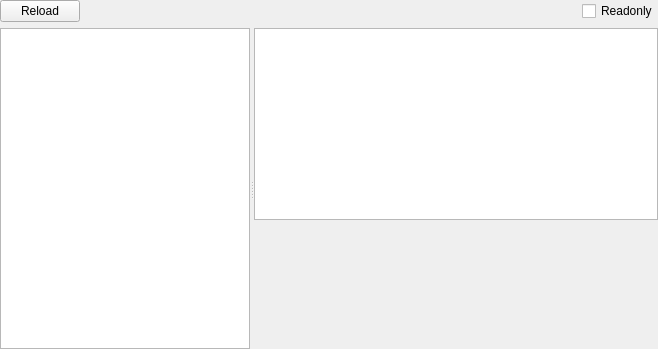
<?xml version="1.0" encoding="UTF-8"?>
<ui version="4.0">
 <class>PEWidget</class>
 <widget class="QWidget" name="PEWidget">
  <property name="windowModality">
   <enum>Qt::ApplicationModal</enum>
  </property>
  <property name="geometry">
   <rect>
    <x>0</x>
    <y>0</y>
    <width>658</width>
    <height>349</height>
   </rect>
  </property>
  <property name="windowTitle">
   <string>PE</string>
  </property>
  <layout class="QVBoxLayout" name="verticalLayout">
   <property name="leftMargin">
    <number>0</number>
   </property>
   <property name="topMargin">
    <number>0</number>
   </property>
   <property name="rightMargin">
    <number>0</number>
   </property>
   <property name="bottomMargin">
    <number>0</number>
   </property>
   <item>
    <layout class="QHBoxLayout" name="horizontalLayout">
     <property name="sizeConstraint">
      <enum>QLayout::SetDefaultConstraint</enum>
     </property>
     <item>
      <widget class="QPushButton" name="pushButtonReload">
       <property name="text">
        <string>Reload</string>
       </property>
      </widget>
     </item>
     <item>
      <spacer name="horizontalSpacer">
       <property name="orientation">
        <enum>Qt::Horizontal</enum>
       </property>
       <property name="sizeHint" stdset="0">
        <size>
         <width>40</width>
         <height>20</height>
        </size>
       </property>
      </spacer>
     </item>
     <item>
      <widget class="QCheckBox" name="checkBoxReadonly">
       <property name="text">
        <string>Readonly</string>
       </property>
      </widget>
     </item>
    </layout>
   </item>
   <item>
    <widget class="QSplitter" name="splitter">
     <property name="orientation">
      <enum>Qt::Horizontal</enum>
     </property>
     <widget class="QTreeWidget" name="treeWidgetNavi">
      <property name="sizePolicy">
       <sizepolicy hsizetype="Fixed" vsizetype="Expanding">
        <horstretch>0</horstretch>
        <verstretch>0</verstretch>
       </sizepolicy>
      </property>
      <property name="maximumSize">
       <size>
        <width>250</width>
        <height>16777215</height>
       </size>
      </property>
      <attribute name="headerVisible">
       <bool>false</bool>
      </attribute>
      <column>
       <property name="text">
        <string notr="true">1</string>
       </property>
      </column>
     </widget>
     <widget class="QStackedWidget" name="stackedWidgetInfo">
      <property name="currentIndex">
       <number>9</number>
      </property>
      <widget class="QWidget" name="page_HEX">
       <layout class="QVBoxLayout" name="verticalLayout_13">
        <property name="spacing">
         <number>0</number>
        </property>
        <property name="leftMargin">
         <number>0</number>
        </property>
        <property name="topMargin">
         <number>0</number>
        </property>
        <property name="rightMargin">
         <number>0</number>
        </property>
        <property name="bottomMargin">
         <number>0</number>
        </property>
        <item>
         <widget class="QHexViewWidget" name="widgetHex" native="true"/>
        </item>
       </layout>
      </widget>
      <widget class="QWidget" name="page_Strings">
       <layout class="QVBoxLayout" name="verticalLayout_22">
        <property name="leftMargin">
         <number>0</number>
        </property>
        <property name="topMargin">
         <number>0</number>
        </property>
        <property name="rightMargin">
         <number>0</number>
        </property>
        <property name="bottomMargin">
         <number>0</number>
        </property>
        <item>
         <widget class="SearchStringsWidget" name="widgetStrings" native="true"/>
        </item>
       </layout>
      </widget>
      <widget class="QWidget" name="page_MemoryMap">
       <layout class="QVBoxLayout" name="verticalLayout_23">
        <property name="leftMargin">
         <number>0</number>
        </property>
        <property name="topMargin">
         <number>0</number>
        </property>
        <property name="rightMargin">
         <number>0</number>
        </property>
        <property name="bottomMargin">
         <number>0</number>
        </property>
        <item>
         <widget class="XMemoryMapWidget" name="widgetMemoryMap" native="true"/>
        </item>
       </layout>
      </widget>
      <widget class="QWidget" name="page_Entropy">
       <layout class="QVBoxLayout" name="verticalLayout_24">
        <property name="leftMargin">
         <number>0</number>
        </property>
        <property name="topMargin">
         <number>0</number>
        </property>
        <property name="rightMargin">
         <number>0</number>
        </property>
        <property name="bottomMargin">
         <number>0</number>
        </property>
        <item>
         <widget class="XEntropyWidget" name="widgetEntropy" native="true"/>
        </item>
       </layout>
      </widget>
      <widget class="QWidget" name="page_IMAGE_DOS_HEADER">
       <layout class="QVBoxLayout" name="verticalLayout_3">
        <property name="leftMargin">
         <number>0</number>
        </property>
        <property name="topMargin">
         <number>0</number>
        </property>
        <property name="rightMargin">
         <number>0</number>
        </property>
        <property name="bottomMargin">
         <number>0</number>
        </property>
        <item>
         <widget class="QTableWidget" name="tableWidget_IMAGE_DOS_HEADER">
          <property name="editTriggers">
           <set>QAbstractItemView::NoEditTriggers</set>
          </property>
          <property name="selectionMode">
           <enum>QAbstractItemView::SingleSelection</enum>
          </property>
          <property name="selectionBehavior">
           <enum>QAbstractItemView::SelectRows</enum>
          </property>
          <attribute name="horizontalHeaderVisible">
           <bool>false</bool>
          </attribute>
          <attribute name="verticalHeaderVisible">
           <bool>false</bool>
          </attribute>
          <attribute name="verticalHeaderDefaultSectionSize">
           <number>21</number>
          </attribute>
         </widget>
        </item>
        <item>
         <widget class="ToolsWidget" name="widgetHex_IMAGE_DOS_HEADER" native="true">
          <property name="maximumSize">
           <size>
            <width>16777215</width>
            <height>200</height>
           </size>
          </property>
         </widget>
        </item>
       </layout>
      </widget>
      <widget class="QWidget" name="page_IMAGE_NT_HEADERS">
       <layout class="QVBoxLayout" name="verticalLayout_4">
        <property name="leftMargin">
         <number>0</number>
        </property>
        <property name="topMargin">
         <number>0</number>
        </property>
        <property name="rightMargin">
         <number>0</number>
        </property>
        <property name="bottomMargin">
         <number>0</number>
        </property>
        <item>
         <widget class="QTableWidget" name="tableWidget_IMAGE_NT_HEADERS">
          <property name="editTriggers">
           <set>QAbstractItemView::NoEditTriggers</set>
          </property>
          <property name="selectionMode">
           <enum>QAbstractItemView::SingleSelection</enum>
          </property>
          <property name="selectionBehavior">
           <enum>QAbstractItemView::SelectRows</enum>
          </property>
          <attribute name="horizontalHeaderVisible">
           <bool>false</bool>
          </attribute>
          <attribute name="verticalHeaderVisible">
           <bool>false</bool>
          </attribute>
          <attribute name="verticalHeaderDefaultSectionSize">
           <number>21</number>
          </attribute>
         </widget>
        </item>
        <item>
         <widget class="ToolsWidget" name="widgetHex_IMAGE_NT_HEADERS" native="true">
          <property name="maximumSize">
           <size>
            <width>16777215</width>
            <height>200</height>
           </size>
          </property>
         </widget>
        </item>
       </layout>
      </widget>
      <widget class="QWidget" name="page_IMAGE_FILE_HEADER">
       <layout class="QVBoxLayout" name="verticalLayout_2">
        <property name="leftMargin">
         <number>0</number>
        </property>
        <property name="topMargin">
         <number>0</number>
        </property>
        <property name="rightMargin">
         <number>0</number>
        </property>
        <property name="bottomMargin">
         <number>0</number>
        </property>
        <item>
         <widget class="QTableWidget" name="tableWidget_IMAGE_FILE_HEADER">
          <property name="editTriggers">
           <set>QAbstractItemView::NoEditTriggers</set>
          </property>
          <property name="selectionMode">
           <enum>QAbstractItemView::SingleSelection</enum>
          </property>
          <property name="selectionBehavior">
           <enum>QAbstractItemView::SelectRows</enum>
          </property>
          <attribute name="horizontalHeaderVisible">
           <bool>false</bool>
          </attribute>
          <attribute name="verticalHeaderVisible">
           <bool>false</bool>
          </attribute>
          <attribute name="verticalHeaderDefaultSectionSize">
           <number>21</number>
          </attribute>
         </widget>
        </item>
        <item>
         <widget class="ToolsWidget" name="widgetHex_IMAGE_FILE_HEADER" native="true">
          <property name="maximumSize">
           <size>
            <width>16777215</width>
            <height>200</height>
           </size>
          </property>
         </widget>
        </item>
       </layout>
      </widget>
      <widget class="QWidget" name="page_IMAGE_OPTIONAL_HEADER">
       <layout class="QVBoxLayout" name="verticalLayout_5">
        <property name="leftMargin">
         <number>0</number>
        </property>
        <property name="topMargin">
         <number>0</number>
        </property>
        <property name="rightMargin">
         <number>0</number>
        </property>
        <property name="bottomMargin">
         <number>0</number>
        </property>
        <item>
         <widget class="QTableWidget" name="tableWidget_IMAGE_OPTIONAL_HEADER">
          <property name="editTriggers">
           <set>QAbstractItemView::NoEditTriggers</set>
          </property>
          <property name="selectionMode">
           <enum>QAbstractItemView::SingleSelection</enum>
          </property>
          <property name="selectionBehavior">
           <enum>QAbstractItemView::SelectRows</enum>
          </property>
          <attribute name="horizontalHeaderVisible">
           <bool>false</bool>
          </attribute>
          <attribute name="verticalHeaderVisible">
           <bool>false</bool>
          </attribute>
          <attribute name="verticalHeaderDefaultSectionSize">
           <number>21</number>
          </attribute>
         </widget>
        </item>
        <item>
         <widget class="ToolsWidget" name="widgetHex_IMAGE_OPTIONAL_HEADER" native="true">
          <property name="maximumSize">
           <size>
            <width>16777215</width>
            <height>200</height>
           </size>
          </property>
         </widget>
        </item>
       </layout>
      </widget>
      <widget class="QWidget" name="page_IMAGE_DIRECTORY_ENTRIES">
       <layout class="QVBoxLayout" name="verticalLayout_6">
        <property name="leftMargin">
         <number>0</number>
        </property>
        <property name="topMargin">
         <number>0</number>
        </property>
        <property name="rightMargin">
         <number>0</number>
        </property>
        <property name="bottomMargin">
         <number>0</number>
        </property>
        <item>
         <widget class="QTableWidget" name="tableWidget_IMAGE_DIRECTORY_ENTRIES">
          <property name="editTriggers">
           <set>QAbstractItemView::NoEditTriggers</set>
          </property>
          <property name="selectionMode">
           <enum>QAbstractItemView::SingleSelection</enum>
          </property>
          <property name="selectionBehavior">
           <enum>QAbstractItemView::SelectRows</enum>
          </property>
          <attribute name="horizontalHeaderVisible">
           <bool>false</bool>
          </attribute>
          <attribute name="verticalHeaderVisible">
           <bool>false</bool>
          </attribute>
          <attribute name="verticalHeaderDefaultSectionSize">
           <number>21</number>
          </attribute>
         </widget>
        </item>
        <item>
         <widget class="ToolsWidget" name="widgetDirectoryHex" native="true">
          <property name="sizePolicy">
           <sizepolicy hsizetype="Preferred" vsizetype="Expanding">
            <horstretch>0</horstretch>
            <verstretch>0</verstretch>
           </sizepolicy>
          </property>
         </widget>
        </item>
       </layout>
      </widget>
      <widget class="QWidget" name="page_Sections">
       <layout class="QVBoxLayout" name="verticalLayout_7">
        <property name="spacing">
         <number>0</number>
        </property>
        <property name="leftMargin">
         <number>0</number>
        </property>
        <property name="topMargin">
         <number>0</number>
        </property>
        <property name="rightMargin">
         <number>0</number>
        </property>
        <property name="bottomMargin">
         <number>0</number>
        </property>
        <item>
         <widget class="QTableView" name="tableView_Sections">
          <property name="contextMenuPolicy">
           <enum>Qt::CustomContextMenu</enum>
          </property>
          <property name="editTriggers">
           <set>QAbstractItemView::NoEditTriggers</set>
          </property>
          <property name="selectionMode">
           <enum>QAbstractItemView::SingleSelection</enum>
          </property>
          <property name="selectionBehavior">
           <enum>QAbstractItemView::SelectRows</enum>
          </property>
          <property name="sortingEnabled">
           <bool>true</bool>
          </property>
          <attribute name="horizontalHeaderDefaultSectionSize">
           <number>35</number>
          </attribute>
          <attribute name="verticalHeaderVisible">
           <bool>false</bool>
          </attribute>
          <attribute name="verticalHeaderMinimumSectionSize">
           <number>20</number>
          </attribute>
          <attribute name="verticalHeaderDefaultSectionSize">
           <number>20</number>
          </attribute>
         </widget>
        </item>
        <item>
         <widget class="ToolsWidget" name="widgetHex_Section" native="true">
          <property name="sizePolicy">
           <sizepolicy hsizetype="Preferred" vsizetype="Expanding">
            <horstretch>0</horstretch>
            <verstretch>0</verstretch>
           </sizepolicy>
          </property>
         </widget>
        </item>
       </layout>
      </widget>
      <widget class="QWidget" name="page_Export">
       <layout class="QVBoxLayout" name="verticalLayout_8">
        <property name="spacing">
         <number>0</number>
        </property>
        <property name="leftMargin">
         <number>0</number>
        </property>
        <property name="topMargin">
         <number>0</number>
        </property>
        <property name="rightMargin">
         <number>0</number>
        </property>
        <property name="bottomMargin">
         <number>0</number>
        </property>
        <item>
         <widget class="QTableWidget" name="tableWidget_ExportHeader">
          <property name="contextMenuPolicy">
           <enum>Qt::CustomContextMenu</enum>
          </property>
          <property name="editTriggers">
           <set>QAbstractItemView::NoEditTriggers</set>
          </property>
          <property name="selectionMode">
           <enum>QAbstractItemView::SingleSelection</enum>
          </property>
          <property name="selectionBehavior">
           <enum>QAbstractItemView::SelectRows</enum>
          </property>
          <attribute name="horizontalHeaderVisible">
           <bool>false</bool>
          </attribute>
          <attribute name="verticalHeaderVisible">
           <bool>false</bool>
          </attribute>
          <attribute name="verticalHeaderDefaultSectionSize">
           <number>21</number>
          </attribute>
         </widget>
        </item>
        <item>
         <widget class="QTableView" name="tableView_ExportFunctions">
          <property name="contextMenuPolicy">
           <enum>Qt::CustomContextMenu</enum>
          </property>
          <property name="editTriggers">
           <set>QAbstractItemView::NoEditTriggers</set>
          </property>
          <property name="selectionMode">
           <enum>QAbstractItemView::SingleSelection</enum>
          </property>
          <property name="selectionBehavior">
           <enum>QAbstractItemView::SelectRows</enum>
          </property>
          <attribute name="horizontalHeaderDefaultSectionSize">
           <number>35</number>
          </attribute>
          <attribute name="verticalHeaderVisible">
           <bool>false</bool>
          </attribute>
          <attribute name="verticalHeaderMinimumSectionSize">
           <number>20</number>
          </attribute>
          <attribute name="verticalHeaderDefaultSectionSize">
           <number>20</number>
          </attribute>
         </widget>
        </item>
       </layout>
      </widget>
      <widget class="QWidget" name="page_Import">
       <layout class="QVBoxLayout" name="verticalLayout_9">
        <property name="leftMargin">
         <number>0</number>
        </property>
        <property name="topMargin">
         <number>0</number>
        </property>
        <property name="rightMargin">
         <number>0</number>
        </property>
        <property name="bottomMargin">
         <number>0</number>
        </property>
        <item>
         <widget class="QTableView" name="tableView_ImportLibraries">
          <property name="contextMenuPolicy">
           <enum>Qt::CustomContextMenu</enum>
          </property>
          <property name="editTriggers">
           <set>QAbstractItemView::NoEditTriggers</set>
          </property>
          <property name="selectionMode">
           <enum>QAbstractItemView::SingleSelection</enum>
          </property>
          <property name="selectionBehavior">
           <enum>QAbstractItemView::SelectRows</enum>
          </property>
          <attribute name="horizontalHeaderDefaultSectionSize">
           <number>35</number>
          </attribute>
          <attribute name="verticalHeaderVisible">
           <bool>false</bool>
          </attribute>
          <attribute name="verticalHeaderMinimumSectionSize">
           <number>20</number>
          </attribute>
          <attribute name="verticalHeaderDefaultSectionSize">
           <number>20</number>
          </attribute>
         </widget>
        </item>
        <item>
         <widget class="QTableView" name="tableView_ImportFunctions">
          <property name="contextMenuPolicy">
           <enum>Qt::CustomContextMenu</enum>
          </property>
          <property name="editTriggers">
           <set>QAbstractItemView::NoEditTriggers</set>
          </property>
          <property name="selectionMode">
           <enum>QAbstractItemView::SingleSelection</enum>
          </property>
          <property name="selectionBehavior">
           <enum>QAbstractItemView::SelectRows</enum>
          </property>
          <attribute name="horizontalHeaderDefaultSectionSize">
           <number>35</number>
          </attribute>
          <attribute name="verticalHeaderVisible">
           <bool>false</bool>
          </attribute>
          <attribute name="verticalHeaderMinimumSectionSize">
           <number>20</number>
          </attribute>
          <attribute name="verticalHeaderDefaultSectionSize">
           <number>20</number>
          </attribute>
         </widget>
        </item>
       </layout>
      </widget>
      <widget class="QWidget" name="page_Resources">
       <layout class="QVBoxLayout" name="verticalLayout_12">
        <property name="leftMargin">
         <number>0</number>
        </property>
        <property name="topMargin">
         <number>0</number>
        </property>
        <property name="rightMargin">
         <number>0</number>
        </property>
        <property name="bottomMargin">
         <number>0</number>
        </property>
        <item>
         <widget class="QTreeView" name="treeViewResources">
          <attribute name="headerVisible">
           <bool>false</bool>
          </attribute>
          <attribute name="headerDefaultSectionSize">
           <number>35</number>
          </attribute>
         </widget>
        </item>
        <item>
         <widget class="ToolsWidget" name="widgetHex_Resources" native="true">
          <property name="sizePolicy">
           <sizepolicy hsizetype="Preferred" vsizetype="Expanding">
            <horstretch>0</horstretch>
            <verstretch>0</verstretch>
           </sizepolicy>
          </property>
         </widget>
        </item>
       </layout>
      </widget>
      <widget class="QWidget" name="page_Resources_Version">
       <layout class="QVBoxLayout" name="verticalLayout_21">
        <property name="leftMargin">
         <number>0</number>
        </property>
        <property name="topMargin">
         <number>0</number>
        </property>
        <property name="rightMargin">
         <number>0</number>
        </property>
        <property name="bottomMargin">
         <number>0</number>
        </property>
        <item>
         <widget class="QTableWidget" name="tableWidget_Resources_Version">
          <property name="editTriggers">
           <set>QAbstractItemView::NoEditTriggers</set>
          </property>
          <property name="selectionMode">
           <enum>QAbstractItemView::SingleSelection</enum>
          </property>
          <property name="selectionBehavior">
           <enum>QAbstractItemView::SelectRows</enum>
          </property>
          <attribute name="horizontalHeaderVisible">
           <bool>false</bool>
          </attribute>
          <attribute name="verticalHeaderVisible">
           <bool>false</bool>
          </attribute>
          <attribute name="verticalHeaderDefaultSectionSize">
           <number>21</number>
          </attribute>
         </widget>
        </item>
        <item>
         <widget class="QTextEdit" name="textEditResources_Version">
          <property name="readOnly">
           <bool>true</bool>
          </property>
         </widget>
        </item>
       </layout>
      </widget>
      <widget class="QWidget" name="page_Resources_Manifest">
       <layout class="QVBoxLayout" name="verticalLayout_19">
        <property name="leftMargin">
         <number>0</number>
        </property>
        <property name="topMargin">
         <number>0</number>
        </property>
        <property name="rightMargin">
         <number>0</number>
        </property>
        <property name="bottomMargin">
         <number>0</number>
        </property>
        <item>
         <widget class="QTextEdit" name="textEditResources_Manifest">
          <property name="readOnly">
           <bool>true</bool>
          </property>
         </widget>
        </item>
       </layout>
      </widget>
      <widget class="QWidget" name="page_Exception">
       <layout class="QVBoxLayout" name="verticalLayout_16">
        <property name="leftMargin">
         <number>0</number>
        </property>
        <property name="topMargin">
         <number>0</number>
        </property>
        <property name="rightMargin">
         <number>0</number>
        </property>
        <property name="bottomMargin">
         <number>0</number>
        </property>
        <item>
         <widget class="QTableView" name="tableView_Exceptions">
          <property name="contextMenuPolicy">
           <enum>Qt::CustomContextMenu</enum>
          </property>
          <property name="editTriggers">
           <set>QAbstractItemView::NoEditTriggers</set>
          </property>
          <property name="selectionMode">
           <enum>QAbstractItemView::SingleSelection</enum>
          </property>
          <property name="selectionBehavior">
           <enum>QAbstractItemView::SelectRows</enum>
          </property>
          <attribute name="horizontalHeaderDefaultSectionSize">
           <number>35</number>
          </attribute>
          <attribute name="verticalHeaderVisible">
           <bool>false</bool>
          </attribute>
          <attribute name="verticalHeaderMinimumSectionSize">
           <number>20</number>
          </attribute>
          <attribute name="verticalHeaderDefaultSectionSize">
           <number>20</number>
          </attribute>
          <attribute name="verticalHeaderHighlightSections">
           <bool>false</bool>
          </attribute>
         </widget>
        </item>
        <item>
         <widget class="ToolsWidget" name="widgetHex_Exception" native="true">
          <property name="sizePolicy">
           <sizepolicy hsizetype="Preferred" vsizetype="Expanding">
            <horstretch>0</horstretch>
            <verstretch>0</verstretch>
           </sizepolicy>
          </property>
         </widget>
        </item>
       </layout>
      </widget>
      <widget class="QWidget" name="page_Relocs">
       <layout class="QVBoxLayout" name="verticalLayout_10">
        <property name="leftMargin">
         <number>0</number>
        </property>
        <property name="topMargin">
         <number>0</number>
        </property>
        <property name="rightMargin">
         <number>0</number>
        </property>
        <property name="bottomMargin">
         <number>0</number>
        </property>
        <item>
         <widget class="QTableView" name="tableView_Relocs">
          <property name="contextMenuPolicy">
           <enum>Qt::CustomContextMenu</enum>
          </property>
          <property name="editTriggers">
           <set>QAbstractItemView::NoEditTriggers</set>
          </property>
          <property name="selectionMode">
           <enum>QAbstractItemView::SingleSelection</enum>
          </property>
          <property name="selectionBehavior">
           <enum>QAbstractItemView::SelectRows</enum>
          </property>
          <attribute name="horizontalHeaderDefaultSectionSize">
           <number>35</number>
          </attribute>
          <attribute name="verticalHeaderVisible">
           <bool>false</bool>
          </attribute>
          <attribute name="verticalHeaderMinimumSectionSize">
           <number>20</number>
          </attribute>
          <attribute name="verticalHeaderDefaultSectionSize">
           <number>20</number>
          </attribute>
         </widget>
        </item>
        <item>
         <widget class="QTableView" name="tableView_RelocsPositions">
          <property name="contextMenuPolicy">
           <enum>Qt::CustomContextMenu</enum>
          </property>
          <property name="editTriggers">
           <set>QAbstractItemView::NoEditTriggers</set>
          </property>
          <property name="selectionMode">
           <enum>QAbstractItemView::SingleSelection</enum>
          </property>
          <property name="selectionBehavior">
           <enum>QAbstractItemView::SelectRows</enum>
          </property>
          <attribute name="horizontalHeaderDefaultSectionSize">
           <number>35</number>
          </attribute>
          <attribute name="verticalHeaderVisible">
           <bool>false</bool>
          </attribute>
          <attribute name="verticalHeaderMinimumSectionSize">
           <number>20</number>
          </attribute>
          <attribute name="verticalHeaderDefaultSectionSize">
           <number>20</number>
          </attribute>
          <attribute name="verticalHeaderHighlightSections">
           <bool>true</bool>
          </attribute>
         </widget>
        </item>
       </layout>
      </widget>
      <widget class="QWidget" name="page_Debug">
       <layout class="QVBoxLayout" name="verticalLayout_17">
        <property name="leftMargin">
         <number>0</number>
        </property>
        <property name="topMargin">
         <number>0</number>
        </property>
        <property name="rightMargin">
         <number>0</number>
        </property>
        <property name="bottomMargin">
         <number>0</number>
        </property>
        <item>
         <widget class="QTableView" name="tableView_Debug">
          <property name="contextMenuPolicy">
           <enum>Qt::CustomContextMenu</enum>
          </property>
          <property name="editTriggers">
           <set>QAbstractItemView::NoEditTriggers</set>
          </property>
          <property name="selectionMode">
           <enum>QAbstractItemView::SingleSelection</enum>
          </property>
          <property name="selectionBehavior">
           <enum>QAbstractItemView::SelectRows</enum>
          </property>
          <attribute name="horizontalHeaderDefaultSectionSize">
           <number>35</number>
          </attribute>
          <attribute name="verticalHeaderMinimumSectionSize">
           <number>20</number>
          </attribute>
          <attribute name="verticalHeaderDefaultSectionSize">
           <number>20</number>
          </attribute>
          <attribute name="verticalHeaderHighlightSections">
           <bool>false</bool>
          </attribute>
         </widget>
        </item>
        <item>
         <widget class="ToolsWidget" name="widgetHex_Debug" native="true">
          <property name="sizePolicy">
           <sizepolicy hsizetype="Preferred" vsizetype="Expanding">
            <horstretch>0</horstretch>
            <verstretch>0</verstretch>
           </sizepolicy>
          </property>
         </widget>
        </item>
       </layout>
      </widget>
      <widget class="QWidget" name="page_TLS">
       <layout class="QVBoxLayout" name="verticalLayout_14">
        <property name="leftMargin">
         <number>0</number>
        </property>
        <property name="topMargin">
         <number>0</number>
        </property>
        <property name="rightMargin">
         <number>0</number>
        </property>
        <property name="bottomMargin">
         <number>0</number>
        </property>
        <item>
         <widget class="QTableWidget" name="tableWidget_TLS">
          <property name="editTriggers">
           <set>QAbstractItemView::NoEditTriggers</set>
          </property>
          <property name="selectionMode">
           <enum>QAbstractItemView::SingleSelection</enum>
          </property>
          <property name="selectionBehavior">
           <enum>QAbstractItemView::SelectRows</enum>
          </property>
          <attribute name="horizontalHeaderVisible">
           <bool>false</bool>
          </attribute>
          <attribute name="verticalHeaderVisible">
           <bool>false</bool>
          </attribute>
          <attribute name="verticalHeaderDefaultSectionSize">
           <number>21</number>
          </attribute>
         </widget>
        </item>
        <item>
         <widget class="ToolsWidget" name="widgetHex_TLS" native="true">
          <property name="maximumSize">
           <size>
            <width>16777215</width>
            <height>200</height>
           </size>
          </property>
         </widget>
        </item>
       </layout>
      </widget>
      <widget class="QWidget" name="page_LoadConfig">
       <layout class="QVBoxLayout" name="verticalLayout_15">
        <property name="leftMargin">
         <number>0</number>
        </property>
        <property name="topMargin">
         <number>0</number>
        </property>
        <property name="rightMargin">
         <number>0</number>
        </property>
        <property name="bottomMargin">
         <number>0</number>
        </property>
        <item>
         <widget class="QTableWidget" name="tableWidget_LoadConfig">
          <property name="editTriggers">
           <set>QAbstractItemView::NoEditTriggers</set>
          </property>
          <property name="selectionMode">
           <enum>QAbstractItemView::SingleSelection</enum>
          </property>
          <property name="selectionBehavior">
           <enum>QAbstractItemView::SelectRows</enum>
          </property>
          <attribute name="horizontalHeaderVisible">
           <bool>false</bool>
          </attribute>
          <attribute name="verticalHeaderVisible">
           <bool>false</bool>
          </attribute>
          <attribute name="verticalHeaderDefaultSectionSize">
           <number>21</number>
          </attribute>
         </widget>
        </item>
        <item>
         <widget class="ToolsWidget" name="widgetHex_LoadConfig" native="true">
          <property name="maximumSize">
           <size>
            <width>16777215</width>
            <height>200</height>
           </size>
          </property>
         </widget>
        </item>
       </layout>
      </widget>
      <widget class="QWidget" name="page_BoundImport"/>
      <widget class="QWidget" name="page_DelayImport">
       <layout class="QVBoxLayout" name="verticalLayout_18">
        <property name="leftMargin">
         <number>0</number>
        </property>
        <property name="topMargin">
         <number>0</number>
        </property>
        <property name="rightMargin">
         <number>0</number>
        </property>
        <property name="bottomMargin">
         <number>0</number>
        </property>
        <item>
         <widget class="QTableView" name="tableView_DelayImport">
          <property name="contextMenuPolicy">
           <enum>Qt::CustomContextMenu</enum>
          </property>
          <property name="editTriggers">
           <set>QAbstractItemView::NoEditTriggers</set>
          </property>
          <property name="selectionMode">
           <enum>QAbstractItemView::SingleSelection</enum>
          </property>
          <property name="selectionBehavior">
           <enum>QAbstractItemView::SelectRows</enum>
          </property>
          <attribute name="horizontalHeaderDefaultSectionSize">
           <number>35</number>
          </attribute>
          <attribute name="verticalHeaderVisible">
           <bool>false</bool>
          </attribute>
          <attribute name="verticalHeaderMinimumSectionSize">
           <number>20</number>
          </attribute>
          <attribute name="verticalHeaderDefaultSectionSize">
           <number>20</number>
          </attribute>
         </widget>
        </item>
       </layout>
      </widget>
      <widget class="QWidget" name="page_NetHeader">
       <layout class="QVBoxLayout" name="verticalLayout_20">
        <property name="leftMargin">
         <number>0</number>
        </property>
        <property name="topMargin">
         <number>0</number>
        </property>
        <property name="rightMargin">
         <number>0</number>
        </property>
        <property name="bottomMargin">
         <number>0</number>
        </property>
        <item>
         <widget class="QTableWidget" name="tableWidget_NetHeader">
          <property name="contextMenuPolicy">
           <enum>Qt::CustomContextMenu</enum>
          </property>
          <property name="editTriggers">
           <set>QAbstractItemView::NoEditTriggers</set>
          </property>
          <property name="selectionMode">
           <enum>QAbstractItemView::SingleSelection</enum>
          </property>
          <property name="selectionBehavior">
           <enum>QAbstractItemView::SelectRows</enum>
          </property>
          <attribute name="horizontalHeaderVisible">
           <bool>false</bool>
          </attribute>
          <attribute name="verticalHeaderVisible">
           <bool>false</bool>
          </attribute>
          <attribute name="verticalHeaderDefaultSectionSize">
           <number>21</number>
          </attribute>
         </widget>
        </item>
        <item>
         <widget class="ToolsWidget" name="widgetHex_NetHeader" native="true">
          <property name="maximumSize">
           <size>
            <width>16777215</width>
            <height>200</height>
           </size>
          </property>
         </widget>
        </item>
       </layout>
      </widget>
      <widget class="QWidget" name="page_Overlay">
       <layout class="QVBoxLayout" name="verticalLayout_11">
        <property name="spacing">
         <number>0</number>
        </property>
        <property name="leftMargin">
         <number>0</number>
        </property>
        <property name="topMargin">
         <number>0</number>
        </property>
        <property name="rightMargin">
         <number>0</number>
        </property>
        <property name="bottomMargin">
         <number>0</number>
        </property>
        <item>
         <widget class="ToolsWidget" name="widgetHex_Overlay" native="true"/>
        </item>
       </layout>
      </widget>
     </widget>
    </widget>
   </item>
  </layout>
 </widget>
 <customwidgets>
  <customwidget>
   <class>ToolsWidget</class>
   <extends>QWidget</extends>
   <header>toolswidget.h</header>
   <container>1</container>
  </customwidget>
  <customwidget>
   <class>QHexViewWidget</class>
   <extends>QWidget</extends>
   <header>qhexviewwidget.h</header>
   <container>1</container>
  </customwidget>
  <customwidget>
   <class>SearchStringsWidget</class>
   <extends>QWidget</extends>
   <header>searchstringswidget.h</header>
   <container>1</container>
  </customwidget>
  <customwidget>
   <class>XMemoryMapWidget</class>
   <extends>QWidget</extends>
   <header>xmemorymapwidget.h</header>
   <container>1</container>
  </customwidget>
  <customwidget>
   <class>XEntropyWidget</class>
   <extends>QWidget</extends>
   <header>xentropywidget.h</header>
   <container>1</container>
  </customwidget>
 </customwidgets>
 <resources/>
 <connections/>
</ui>
